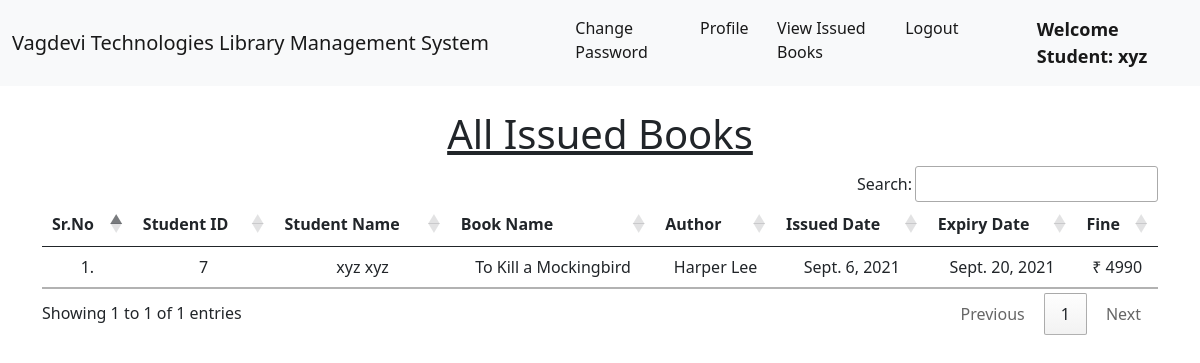
The app's page /student_issued_books/ (signed in) with its own data.
### library/models.py (models this page shows, shortened)
class Book(models.Model):
    name = models.CharField(max_length=200)
    author = models.CharField(max_length=200)
    isbn = models.PositiveIntegerField()
    category = models.CharField(max_length=50)

class IssuedBook(models.Model):
    student_id = models.CharField(max_length=100, blank=True)
    isbn = models.CharField(max_length=13)
    issued_date = models.DateField(auto_now=True)
    expiry_date = models.DateField(default=expiry)

### library/views.py (the view)
# urls.py: path("student_issued_books/", views.student_issued_books, name="student_issued_books"),
@login_required(login_url = '/student_login')
def student_issued_books(request):
    student = Student.objects.filter(user_id=request.user.id)
    issuedBooks = IssuedBook.objects.filter(student_id=student[0].user_id)
    li1 = []
    li2 = []
    for i in issuedBooks:
        books = Book.objects.filter(isbn=i.isbn)
        for book in books:
            t=(request.user.id, request.user.get_full_name, book.name,book.author)
            li1.append(t)
        days=(date.today()-i.issued_date)
        d=days.days
        fine=0
        if d>15:
            day=d-14
            fine=day*5
        t=(issuedBooks[0].issued_date, issuedBooks[0].expiry_date, fine)
        li2.append(t)
    return render(request,'student_issued_books.html',{'li1':li1, 'li2':li2})

### library/templates/student_issued_books.html (shortened to what this page needs)
{% extends 'student_navbar.html' %}
{% load static %}
{% block body %}
<div class="container mt-4">
    <h1 class="text-center"><u>All Issued Books</u></h1>
    <table class="table table-hover" id="example">
        <thead>
            <tr class="text-center">
                <th>Sr.No</th>
                <th>Student ID</th>
                <th>Student Name</th>
                <th>Book Name</th>
                <th>Author</th>
                <th>Issued Date</th>
                <th>Expiry Date</th>
                <th>Fine</th>
            </tr>
        </thead>
        <tbody>
            {% for i in li1 %}
            <tr class="text-center">
                <td>{{forloop.counter}}.</td>
                <td>{{i.0}}</td>
                <td>{{i.1}}</td>
                <td>{{i.2}}</td>
                <td>{{i.3}}</td>
                {% endfor %}
                {% for i in li2 %}
                <td>{{i.0}}</td>
                <td>{{i.1}}</td>
                <td>₹ {{i.2}}</td>
            </tr>
            {% endfor %}
        </tbody>
    </table>
    </div>
{% endblock %}

### library/templates/student_navbar.html (shortened to what this page needs)
<!doctype html>
<html lang="en">
  <head>
    <link href="https://cdn.jsdelivr.net/npm/bootstrap@5.1.0/dist/css/bootstrap.min.css" rel="stylesheet">
    <link rel="stylesheet" href="https://cdn.datatables.net/1.10.25/css/jquery.dataTables.min.css">
    <link rel="stylesheet" href="https://cdn.datatables.net/buttons/1.7.1/css/buttons.dataTables.min.css">
  </head>
  <body>
    <nav class="navbar navbar-expand-lg navbar-light bg-light sticky-top">
        <div class="container-fluid">
          <a class="navbar-brand" href="#">Vagdevi Technologies Library Management System</a>
          <div class="collapse navbar-collapse" id="navbarSupportedContent">
            <ul class="navbar-nav me-auto mb-2 mb-lg-0">
              <li class="nav-item">
                <a class="nav-link active" aria-current="page" href="/change_password/">Change Password</a>
              </li>
              <li class="nav-item">
                <a class="nav-link active" aria-current="page" href="/profile/">Profile</a>
              </li>
              <li class="nav-item">
                <a class="nav-link active" aria-current="page" href="/student_issued_books/">View Issued Books</a>
              </li>
              <li class="nav-item">
                <a class="nav-link active" aria-current="page" href="/logout/">Logout</a>
              </li>
              <li class="nav-item">
                <a style="font-weight:600; font-family:'Segoe UI', Tahoma, Geneva, Verdana, sans-serif; font-size: large;" class="nav-link active" href="#">Welcome Student: {{request.user}}</a>
              </li>
            </ul>
          </div>
        </div>
      </nav>
      {% block body %}
      {% endblock %}
  </body>
</html>

### records on screen
Book: name "To Kill a Mockingbird", author "Harper Lee"
IssuedBook: issued_date "Sept. 6, 2021", expiry_date "Sept. 20, 2021"

### other values on screen
{{ request.user }} "xyz"
{{ i.0 }} "7"
{{ i.1 }} "xyz xyz"
{{ i.2 }} "4990"
